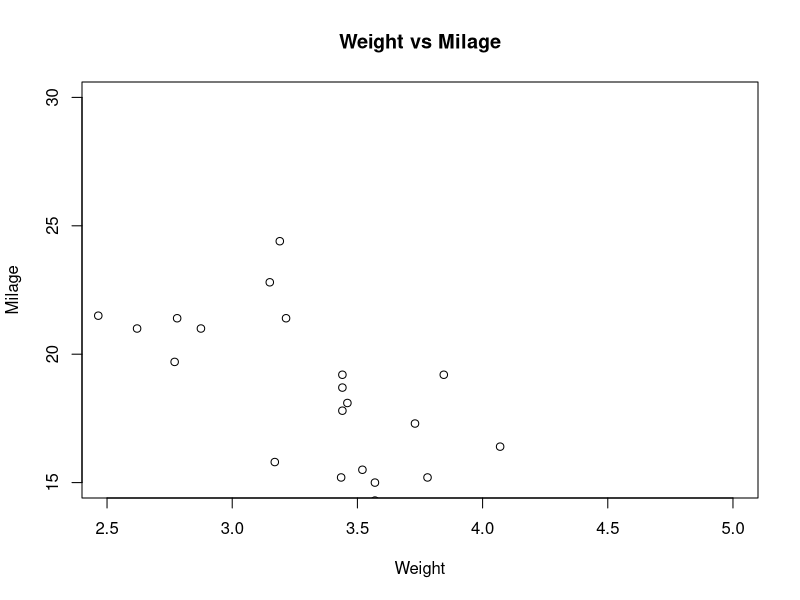
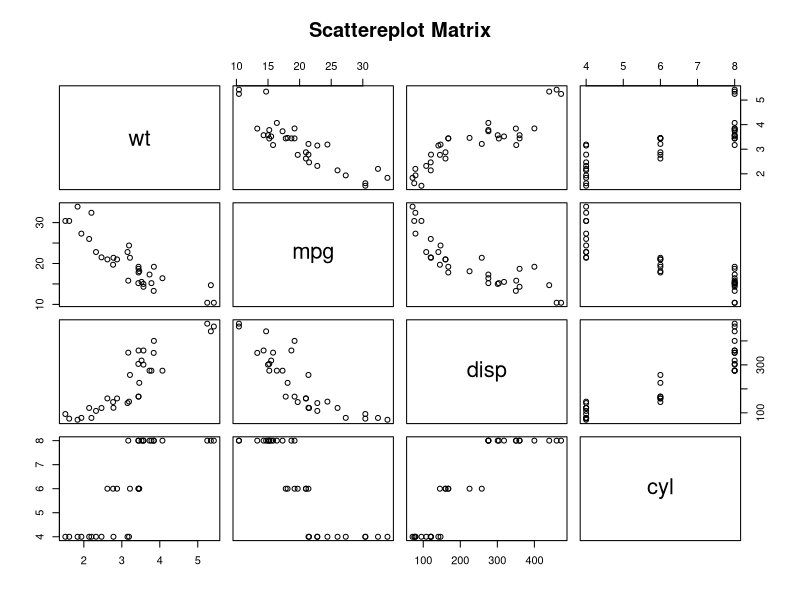

These figures' R source, in order:
output_file_path <- '/Users/mural.kummitha/work/R/charts/output/scatterplot.png'
output_file_path2 <- '/Users/mural.kummitha/work/R/charts/output/scatterplot2.png'

input <- mtcars[,c('wt','mpg')]

png(file = output_file_path)
plot(x = input$wt, y = input$mpg, xlab = 'Weight', ylab = 'Milage', xlim = c(2.5, 5), ylim = c(15, 30), main = 'Weight vs Milage')
dev.off()

png(file = output_file_path2)
pairs(~wt+mpg+disp+cyl, data = mtcars, main = 'Scattereplot Matrix')
dev.off()